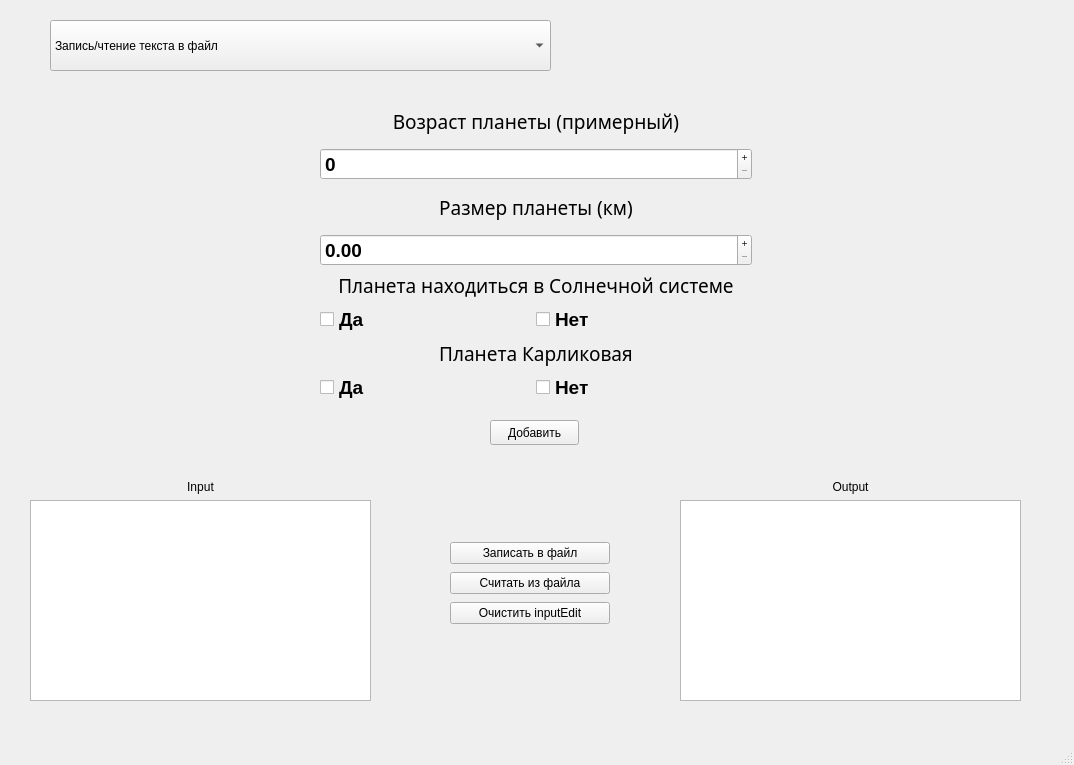
<?xml version="1.0" encoding="UTF-8"?>
<ui version="4.0">
 <class>MainWindow</class>
 <widget class="QMainWindow" name="MainWindow">
  <property name="geometry">
   <rect>
    <x>0</x>
    <y>0</y>
    <width>1074</width>
    <height>765</height>
   </rect>
  </property>
  <property name="windowTitle">
   <string>MainWindow</string>
  </property>
  <widget class="QWidget" name="centralwidget">
   <widget class="QWidget" name="verticalLayoutWidget">
    <property name="geometry">
     <rect>
      <x>30</x>
      <y>480</y>
      <width>341</width>
      <height>221</height>
     </rect>
    </property>
    <layout class="QVBoxLayout" name="verticalLayout">
     <item>
      <widget class="QLabel" name="label">
       <property name="text">
        <string>Input</string>
       </property>
       <property name="alignment">
        <set>Qt::AlignCenter</set>
       </property>
      </widget>
     </item>
     <item>
      <widget class="QTextEdit" name="inputEdit">
       <property name="readOnly">
        <bool>false</bool>
       </property>
      </widget>
     </item>
    </layout>
   </widget>
   <widget class="QWidget" name="verticalLayoutWidget_2">
    <property name="geometry">
     <rect>
      <x>680</x>
      <y>480</y>
      <width>341</width>
      <height>221</height>
     </rect>
    </property>
    <layout class="QVBoxLayout" name="verticalLayout_2">
     <item>
      <widget class="QLabel" name="label_2">
       <property name="text">
        <string>Output</string>
       </property>
       <property name="alignment">
        <set>Qt::AlignCenter</set>
       </property>
      </widget>
     </item>
     <item>
      <widget class="QTextEdit" name="outputEdit">
       <property name="readOnly">
        <bool>true</bool>
       </property>
      </widget>
     </item>
    </layout>
   </widget>
   <widget class="QWidget" name="verticalLayoutWidget_3">
    <property name="geometry">
     <rect>
      <x>450</x>
      <y>540</y>
      <width>160</width>
      <height>89</height>
     </rect>
    </property>
    <layout class="QVBoxLayout" name="verticalLayout_3">
     <item>
      <widget class="QPushButton" name="inputButton">
       <property name="text">
        <string>Записать в файл</string>
       </property>
      </widget>
     </item>
     <item>
      <widget class="QPushButton" name="outputButton">
       <property name="text">
        <string>Считать из файла</string>
       </property>
      </widget>
     </item>
     <item>
      <widget class="QPushButton" name="clearButton">
       <property name="text">
        <string>Очистить inputEdit</string>
       </property>
      </widget>
     </item>
    </layout>
   </widget>
   <widget class="QStackedWidget" name="stackedWidget">
    <property name="geometry">
     <rect>
      <x>240</x>
      <y>80</y>
      <width>561</width>
      <height>381</height>
     </rect>
    </property>
    <property name="currentIndex">
     <number>2</number>
    </property>
    <widget class="QWidget" name="page">
     <widget class="QLabel" name="label_3">
      <property name="geometry">
       <rect>
        <x>70</x>
        <y>20</y>
        <width>451</width>
        <height>61</height>
       </rect>
      </property>
      <property name="font">
       <font>
        <pointsize>14</pointsize>
       </font>
      </property>
      <property name="text">
       <string>Введите текст, который будет записан в файл</string>
      </property>
     </widget>
    </widget>
    <widget class="QWidget" name="page_2">
     <widget class="QLabel" name="label_4">
      <property name="geometry">
       <rect>
        <x>90</x>
        <y>30</y>
        <width>451</width>
        <height>61</height>
       </rect>
      </property>
      <property name="font">
       <font>
        <pointsize>14</pointsize>
       </font>
      </property>
      <property name="text">
       <string>Добавьте элементы, которые будут записаны в файл используя Enter </string>
      </property>
      <property name="wordWrap">
       <bool>true</bool>
      </property>
     </widget>
     <widget class="QDoubleSpinBox" name="doubleSpinBox">
      <property name="geometry">
       <rect>
        <x>180</x>
        <y>130</y>
        <width>261</width>
        <height>61</height>
       </rect>
      </property>
      <property name="buttonSymbols">
       <enum>QAbstractSpinBox::PlusMinus</enum>
      </property>
      <property name="maximum">
       <double>2147483223454.989990234375000</double>
      </property>
     </widget>
    </widget>
    <widget class="QWidget" name="page_3">
     <widget class="QWidget" name="verticalLayoutWidget_13">
      <property name="geometry">
       <rect>
        <x>80</x>
        <y>20</y>
        <width>432</width>
        <height>302</height>
       </rect>
      </property>
      <layout class="QVBoxLayout" name="verticalLayout_25" stretch="0,0,0,0">
       <property name="spacing">
        <number>6</number>
       </property>
       <property name="leftMargin">
        <number>0</number>
       </property>
       <item>
        <layout class="QVBoxLayout" name="verticalLayout_27">
         <item>
          <widget class="QLabel" name="label_23">
           <property name="font">
            <font>
             <family>Waree</family>
             <pointsize>14</pointsize>
             <bold>false</bold>
            </font>
           </property>
           <property name="text">
            <string>Возраст планеты (примерный)</string>
           </property>
           <property name="alignment">
            <set>Qt::AlignCenter</set>
           </property>
          </widget>
         </item>
         <item>
          <widget class="QSpinBox" name="ageBox">
           <property name="font">
            <font>
             <pointsize>14</pointsize>
             <bold>true</bold>
            </font>
           </property>
           <property name="buttonSymbols">
            <enum>QAbstractSpinBox::PlusMinus</enum>
           </property>
           <property name="maximum">
            <number>9999</number>
           </property>
          </widget>
         </item>
        </layout>
       </item>
       <item>
        <layout class="QVBoxLayout" name="verticalLayout_28">
         <item>
          <widget class="QLabel" name="label_24">
           <property name="font">
            <font>
             <family>Waree</family>
             <pointsize>14</pointsize>
             <bold>false</bold>
            </font>
           </property>
           <property name="text">
            <string>Размер планеты (км)</string>
           </property>
           <property name="alignment">
            <set>Qt::AlignCenter</set>
           </property>
          </widget>
         </item>
         <item>
          <widget class="QDoubleSpinBox" name="heightBox">
           <property name="font">
            <font>
             <pointsize>14</pointsize>
             <bold>true</bold>
            </font>
           </property>
           <property name="buttonSymbols">
            <enum>QAbstractSpinBox::PlusMinus</enum>
           </property>
           <property name="maximum">
            <double>99999.990000000005239</double>
           </property>
          </widget>
         </item>
        </layout>
       </item>
       <item>
        <layout class="QVBoxLayout" name="verticalLayout_29">
         <item>
          <widget class="QLabel" name="label_25">
           <property name="sizePolicy">
            <sizepolicy hsizetype="Preferred" vsizetype="Fixed">
             <horstretch>0</horstretch>
             <verstretch>0</verstretch>
            </sizepolicy>
           </property>
           <property name="font">
            <font>
             <family>Waree</family>
             <pointsize>14</pointsize>
             <bold>false</bold>
            </font>
           </property>
           <property name="text">
            <string>Планета находиться в Солнечной системе</string>
           </property>
           <property name="alignment">
            <set>Qt::AlignCenter</set>
           </property>
          </widget>
         </item>
         <item>
          <layout class="QHBoxLayout" name="horizontalLayout_7">
           <property name="spacing">
            <number>0</number>
           </property>
           <property name="sizeConstraint">
            <enum>QLayout::SetDefaultConstraint</enum>
           </property>
           <item>
            <widget class="QCheckBox" name="yesBox">
             <property name="sizePolicy">
              <sizepolicy hsizetype="Minimum" vsizetype="Fixed">
               <horstretch>0</horstretch>
               <verstretch>0</verstretch>
              </sizepolicy>
             </property>
             <property name="font">
              <font>
               <pointsize>14</pointsize>
               <bold>true</bold>
              </font>
             </property>
             <property name="text">
              <string>Да</string>
             </property>
             <attribute name="buttonGroup">
              <string notr="true">buttonGroup</string>
             </attribute>
            </widget>
           </item>
           <item>
            <widget class="QCheckBox" name="noBox">
             <property name="sizePolicy">
              <sizepolicy hsizetype="Preferred" vsizetype="Fixed">
               <horstretch>0</horstretch>
               <verstretch>0</verstretch>
              </sizepolicy>
             </property>
             <property name="font">
              <font>
               <pointsize>14</pointsize>
               <bold>true</bold>
              </font>
             </property>
             <property name="text">
              <string>Нет</string>
             </property>
             <attribute name="buttonGroup">
              <string notr="true">buttonGroup</string>
             </attribute>
            </widget>
           </item>
          </layout>
         </item>
        </layout>
       </item>
       <item>
        <layout class="QVBoxLayout" name="verticalLayout_30">
         <item>
          <widget class="QLabel" name="label_26">
           <property name="sizePolicy">
            <sizepolicy hsizetype="Preferred" vsizetype="Fixed">
             <horstretch>0</horstretch>
             <verstretch>0</verstretch>
            </sizepolicy>
           </property>
           <property name="font">
            <font>
             <family>Waree</family>
             <pointsize>14</pointsize>
             <bold>false</bold>
            </font>
           </property>
           <property name="text">
            <string>Планета Карликовая</string>
           </property>
           <property name="alignment">
            <set>Qt::AlignCenter</set>
           </property>
          </widget>
         </item>
         <item>
          <layout class="QHBoxLayout" name="horizontalLayout_8">
           <property name="spacing">
            <number>0</number>
           </property>
           <property name="sizeConstraint">
            <enum>QLayout::SetDefaultConstraint</enum>
           </property>
           <item>
            <widget class="QCheckBox" name="bBox">
             <property name="sizePolicy">
              <sizepolicy hsizetype="Minimum" vsizetype="Fixed">
               <horstretch>0</horstretch>
               <verstretch>0</verstretch>
              </sizepolicy>
             </property>
             <property name="font">
              <font>
               <pointsize>14</pointsize>
               <bold>true</bold>
              </font>
             </property>
             <property name="text">
              <string>Да</string>
             </property>
             <attribute name="buttonGroup">
              <string notr="true">buttonGroup_2</string>
             </attribute>
            </widget>
           </item>
           <item>
            <widget class="QCheckBox" name="eBox">
             <property name="sizePolicy">
              <sizepolicy hsizetype="Preferred" vsizetype="Fixed">
               <horstretch>0</horstretch>
               <verstretch>0</verstretch>
              </sizepolicy>
             </property>
             <property name="font">
              <font>
               <pointsize>14</pointsize>
               <bold>true</bold>
              </font>
             </property>
             <property name="text">
              <string>Нет</string>
             </property>
             <attribute name="buttonGroup">
              <string notr="true">buttonGroup_2</string>
             </attribute>
            </widget>
           </item>
          </layout>
         </item>
        </layout>
       </item>
      </layout>
     </widget>
     <widget class="QPushButton" name="addButton">
      <property name="geometry">
       <rect>
        <x>250</x>
        <y>340</y>
        <width>89</width>
        <height>25</height>
       </rect>
      </property>
      <property name="text">
       <string>Добавить</string>
      </property>
     </widget>
    </widget>
    <widget class="QWidget" name="page_4">
     <widget class="QWidget" name="verticalLayoutWidget_14">
      <property name="geometry">
       <rect>
        <x>70</x>
        <y>10</y>
        <width>432</width>
        <height>302</height>
       </rect>
      </property>
      <layout class="QVBoxLayout" name="verticalLayout_26" stretch="0,0,0,0">
       <property name="spacing">
        <number>6</number>
       </property>
       <property name="leftMargin">
        <number>0</number>
       </property>
       <item>
        <layout class="QVBoxLayout" name="verticalLayout_31">
         <item>
          <widget class="QLabel" name="label_27">
           <property name="font">
            <font>
             <family>Waree</family>
             <pointsize>14</pointsize>
             <bold>false</bold>
            </font>
           </property>
           <property name="text">
            <string>Возраст планеты</string>
           </property>
           <property name="alignment">
            <set>Qt::AlignCenter</set>
           </property>
          </widget>
         </item>
         <item>
          <widget class="QSpinBox" name="ageBoxBin">
           <property name="font">
            <font>
             <pointsize>14</pointsize>
             <bold>true</bold>
            </font>
           </property>
           <property name="buttonSymbols">
            <enum>QAbstractSpinBox::PlusMinus</enum>
           </property>
           <property name="maximum">
            <number>9999</number>
           </property>
          </widget>
         </item>
        </layout>
       </item>
       <item>
        <layout class="QVBoxLayout" name="verticalLayout_32">
         <item>
          <widget class="QLabel" name="label_28">
           <property name="font">
            <font>
             <family>Waree</family>
             <pointsize>14</pointsize>
             <bold>false</bold>
            </font>
           </property>
           <property name="text">
            <string>Размер планеты (км)</string>
           </property>
           <property name="alignment">
            <set>Qt::AlignCenter</set>
           </property>
          </widget>
         </item>
         <item>
          <widget class="QDoubleSpinBox" name="heightBoxBin">
           <property name="font">
            <font>
             <pointsize>14</pointsize>
             <bold>true</bold>
            </font>
           </property>
           <property name="buttonSymbols">
            <enum>QAbstractSpinBox::PlusMinus</enum>
           </property>
           <property name="maximum">
            <double>99999.990000000005239</double>
           </property>
          </widget>
         </item>
        </layout>
       </item>
       <item>
        <layout class="QVBoxLayout" name="verticalLayout_33">
         <item>
          <widget class="QLabel" name="label_29">
           <property name="sizePolicy">
            <sizepolicy hsizetype="Preferred" vsizetype="Fixed">
             <horstretch>0</horstretch>
             <verstretch>0</verstretch>
            </sizepolicy>
           </property>
           <property name="font">
            <font>
             <family>Waree</family>
             <pointsize>14</pointsize>
             <bold>false</bold>
            </font>
           </property>
           <property name="text">
            <string>Планета находиться в Солнечной системе</string>
           </property>
           <property name="alignment">
            <set>Qt::AlignCenter</set>
           </property>
          </widget>
         </item>
         <item>
          <layout class="QHBoxLayout" name="horizontalLayout_9">
           <property name="spacing">
            <number>0</number>
           </property>
           <property name="sizeConstraint">
            <enum>QLayout::SetDefaultConstraint</enum>
           </property>
           <item>
            <widget class="QCheckBox" name="yesBoxBin">
             <property name="sizePolicy">
              <sizepolicy hsizetype="Minimum" vsizetype="Fixed">
               <horstretch>0</horstretch>
               <verstretch>0</verstretch>
              </sizepolicy>
             </property>
             <property name="font">
              <font>
               <pointsize>14</pointsize>
               <bold>true</bold>
              </font>
             </property>
             <property name="text">
              <string>Да</string>
             </property>
             <attribute name="buttonGroup">
              <string notr="true">buttonGroup_3</string>
             </attribute>
            </widget>
           </item>
           <item>
            <widget class="QCheckBox" name="noBoxBin">
             <property name="sizePolicy">
              <sizepolicy hsizetype="Preferred" vsizetype="Fixed">
               <horstretch>0</horstretch>
               <verstretch>0</verstretch>
              </sizepolicy>
             </property>
             <property name="font">
              <font>
               <pointsize>14</pointsize>
               <bold>true</bold>
              </font>
             </property>
             <property name="text">
              <string>Нет</string>
             </property>
             <attribute name="buttonGroup">
              <string notr="true">buttonGroup_3</string>
             </attribute>
            </widget>
           </item>
          </layout>
         </item>
        </layout>
       </item>
       <item>
        <layout class="QVBoxLayout" name="verticalLayout_34">
         <item>
          <widget class="QLabel" name="label_30">
           <property name="sizePolicy">
            <sizepolicy hsizetype="Preferred" vsizetype="Fixed">
             <horstretch>0</horstretch>
             <verstretch>0</verstretch>
            </sizepolicy>
           </property>
           <property name="font">
            <font>
             <family>Waree</family>
             <pointsize>14</pointsize>
             <bold>false</bold>
            </font>
           </property>
           <property name="text">
            <string>Планета Карликовая</string>
           </property>
           <property name="alignment">
            <set>Qt::AlignCenter</set>
           </property>
          </widget>
         </item>
         <item>
          <layout class="QHBoxLayout" name="horizontalLayout_10">
           <property name="spacing">
            <number>0</number>
           </property>
           <property name="sizeConstraint">
            <enum>QLayout::SetDefaultConstraint</enum>
           </property>
           <item>
            <widget class="QCheckBox" name="bBoxBin">
             <property name="sizePolicy">
              <sizepolicy hsizetype="Minimum" vsizetype="Fixed">
               <horstretch>0</horstretch>
               <verstretch>0</verstretch>
              </sizepolicy>
             </property>
             <property name="font">
              <font>
               <pointsize>14</pointsize>
               <bold>true</bold>
              </font>
             </property>
             <property name="text">
              <string>Да</string>
             </property>
             <attribute name="buttonGroup">
              <string notr="true">buttonGroup_4</string>
             </attribute>
            </widget>
           </item>
           <item>
            <widget class="QCheckBox" name="eBoxBin">
             <property name="sizePolicy">
              <sizepolicy hsizetype="Preferred" vsizetype="Fixed">
               <horstretch>0</horstretch>
               <verstretch>0</verstretch>
              </sizepolicy>
             </property>
             <property name="font">
              <font>
               <pointsize>14</pointsize>
               <bold>true</bold>
              </font>
             </property>
             <property name="text">
              <string>Нет</string>
             </property>
             <attribute name="buttonGroup">
              <string notr="true">buttonGroup_4</string>
             </attribute>
            </widget>
           </item>
          </layout>
         </item>
        </layout>
       </item>
      </layout>
     </widget>
     <widget class="QPushButton" name="addButtonBin">
      <property name="geometry">
       <rect>
        <x>230</x>
        <y>330</y>
        <width>89</width>
        <height>25</height>
       </rect>
      </property>
      <property name="text">
       <string>Добавить</string>
      </property>
     </widget>
    </widget>
    <widget class="QWidget" name="page_5">
     <widget class="QLabel" name="label_5">
      <property name="geometry">
       <rect>
        <x>80</x>
        <y>30</y>
        <width>451</width>
        <height>61</height>
       </rect>
      </property>
      <property name="font">
       <font>
        <pointsize>14</pointsize>
       </font>
      </property>
      <property name="text">
       <string>Введите текст, который будет дозаписан в файл</string>
      </property>
     </widget>
    </widget>
   </widget>
   <widget class="QComboBox" name="comboBox">
    <property name="geometry">
     <rect>
      <x>50</x>
      <y>20</y>
      <width>501</width>
      <height>51</height>
     </rect>
    </property>
    <item>
     <property name="text">
      <string>Запись/чтение текста в файл</string>
     </property>
    </item>
    <item>
     <property name="text">
      <string>Запись/чтение массива типа float</string>
     </property>
    </item>
    <item>
     <property name="text">
      <string>Дозапись/чтение полей структуры Plant в txt</string>
     </property>
    </item>
    <item>
     <property name="text">
      <string>Дозапись/чтение полей структуры Plant в bin</string>
     </property>
    </item>
    <item>
     <property name="text">
      <string>Дозапись/чтение текста в файл</string>
     </property>
    </item>
   </widget>
  </widget>
  <widget class="QMenuBar" name="menubar">
   <property name="geometry">
    <rect>
     <x>0</x>
     <y>0</y>
     <width>1074</width>
     <height>22</height>
    </rect>
   </property>
  </widget>
  <widget class="QStatusBar" name="statusbar"/>
 </widget>
 <resources/>
 <connections/>
 <buttongroups>
  <buttongroup name="buttonGroup_3"/>
  <buttongroup name="buttonGroup_4"/>
  <buttongroup name="buttonGroup"/>
  <buttongroup name="buttonGroup_2"/>
 </buttongroups>
</ui>
